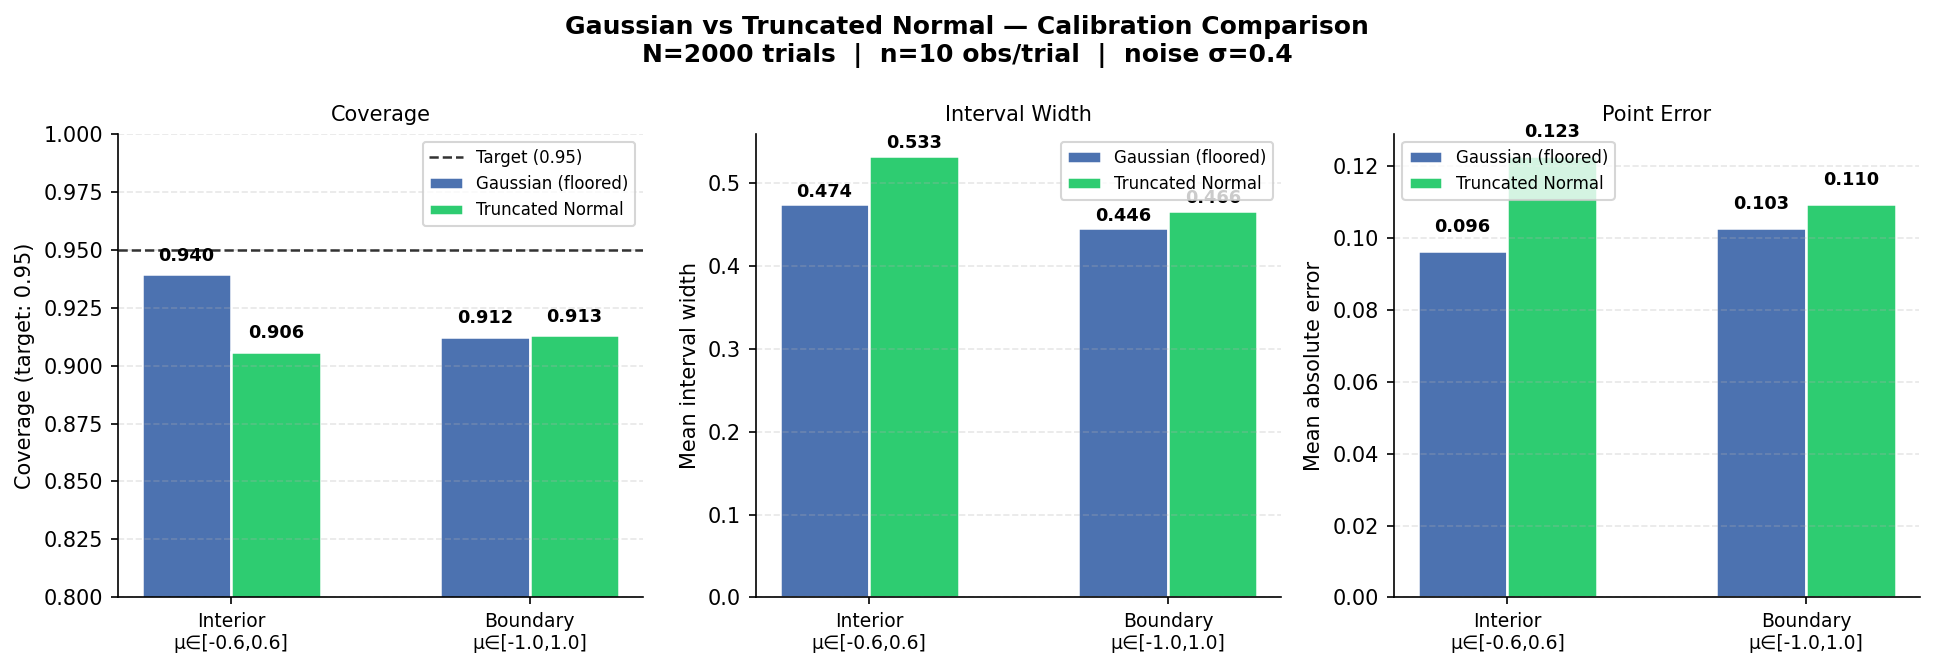

Write the Python code that produced this figure.
"""
scripts/truncated_normal_comparison.py

Compares Gaussian vs truncated Normal Bayesian inference on calibration,
interval width, and point error - across interior and boundary conditions.

THE HYPOTHESIS
--------------
The Gaussian model should undercover near boundaries (data compressed
by clamping → variance underestimated → intervals too narrow).
The truncated Normal corrects for the boundary directly via the
normalising constant Z(μ, σ), and should show improved coverage,
particularly when true μ is close to ±1.

TWO CONDITIONS
--------------
Interior: μ ~ Uniform(-0.6, 0.6) - matches our standard calibration test
Boundary: μ ~ Uniform(-1.0, 1.0) - includes boundary cases

WITHIN EACH: we compare Gaussian (floored) vs truncated Normal.

Run from the project root:
    python scripts/truncated_normal_comparison.py
"""

import os
import logging
import numpy as np
import matplotlib.pyplot as plt

from core.bayesian_model import estimate_market
from core.truncated_normal_model import estimate_market_truncated

logging.disable(logging.WARNING)

# ----- parameters ----------------------------------------------------

N_RUNS    = 2000
N_OBS     = 10
NOISE_STD = 0.4
SEED      = 42

CONDITIONS = [
    ("Interior  μ ∈ [-0.6, 0.6]", -0.6,  0.6),
    ("Boundary  μ ∈ [-1.0, 1.0]", -1.0,  1.0),
]

MODELS = [
    ("Gaussian (floored)",  estimate_market),
    ("Truncated Normal",    estimate_market_truncated),
]

# ----- simulation ----------------------------------------------------

results = {}   # (condition, model) → {coverage, width, error}

for cond_label, mu_lo, mu_hi in CONDITIONS:
    for model_label, fn in MODELS:
        rng   = np.random.default_rng(SEED)
        hits, widths, errors = [], [], []

        for _ in range(N_RUNS):
            true_mu = rng.uniform(mu_lo, mu_hi)
            raw     = rng.normal(true_mu, NOISE_STD, N_OBS)
            scores  = np.clip(raw, -1.0, 1.0).tolist()

            r = fn(scores)

            hits.append(r.lower_bound <= true_mu <= r.upper_bound)
            widths.append(r.upper_bound - r.lower_bound)
            errors.append(abs(r.mean - true_mu))

        results[(cond_label, model_label)] = {
            "coverage": float(np.mean(hits)),
            "width":    float(np.mean(widths)),
            "error":    float(np.mean(errors)),
        }

# ----- print ---------------------------------------------------------

print(f"N={N_RUNS} runs  |  n={N_OBS} obs/run  |  noise σ={NOISE_STD}\n")

for cond_label, mu_lo, mu_hi in CONDITIONS:
    print(f"── {cond_label} ──\n")
    print(f"  {'Model':<26} {'Coverage':>10}  {'Width':>10}  {'Abs error':>10}")
    print("  " + "-" * 60)
    for model_label, _ in MODELS:
        r = results[(cond_label, model_label)]
        cov_flag = " ✓" if abs(r['coverage'] - 0.95) < 0.03 else " ⚠"
        print(f"  {model_label:<26} {r['coverage']:>10.3f}{cov_flag}"
              f"  {r['width']:>10.3f}  {r['error']:>10.3f}")

    # Coverage lift
    g_cov = results[(cond_label, "Gaussian (floored)")]["coverage"]
    t_cov = results[(cond_label, "Truncated Normal")]["coverage"]
    lift  = (t_cov - g_cov) * 100
    print(f"\n  Coverage lift from truncated Normal: {lift:+.1f}pp\n")

# ----- plot ----------------------------------------------------------

fig, axes = plt.subplots(1, 3, figsize=(13, 4.5))
fig.suptitle(
    "Gaussian vs Truncated Normal - Calibration Comparison\n"
    f"N={N_RUNS} trials  |  n={N_OBS} obs/trial  |  noise σ={NOISE_STD}",
    fontsize=12, fontweight="bold",
)

metrics = [
    ("coverage", "Coverage",       "Coverage (target: 0.95)", True),
    ("width",    "Interval Width", "Mean interval width",     False),
    ("error",    "Point Error",    "Mean absolute error",     False),
]

COLORS   = {"Gaussian (floored)": "#4C72B0", "Truncated Normal": "#2ecc71"}
cond_labels = [c[0] for c in CONDITIONS]
x = np.arange(len(cond_labels))
bar_w = 0.3

for ax, (key, title, ylabel, add_target) in zip(axes, metrics):
    for i, (model_label, _) in enumerate(MODELS):
        vals   = [results[(c, model_label)][key] for c in cond_labels]
        offset = (i - 0.5) * bar_w
        bars   = ax.bar(x + offset, vals, bar_w,
                        label=model_label,
                        color=COLORS[model_label],
                        edgecolor="white", linewidth=1.2)
        for bar, v in zip(bars, vals):
            ax.text(bar.get_x() + bar.get_width() / 2,
                    bar.get_height() + 0.004,
                    f"{v:.3f}", ha="center", va="bottom",
                    fontsize=8.5, fontweight="bold")

    if add_target:
        ax.axhline(0.95, color="#333333", linewidth=1.2,
                   linestyle="--", label="Target (0.95)")
        ax.set_ylim(0.80, 1.0)

    ax.set_xticks(x)
    ax.set_xticklabels(["Interior\nμ∈[-0.6,0.6]",
                         "Boundary\nμ∈[-1.0,1.0]"], fontsize=9)
    ax.set_ylabel(ylabel, fontsize=10)
    ax.set_title(title, fontsize=10)
    ax.legend(fontsize=8)
    ax.spines[["top", "right"]].set_visible(False)
    ax.grid(axis="y", linestyle="--", alpha=0.3)

plt.tight_layout()

OUTPUT_PATH = os.path.join(os.path.dirname(__file__), "..", "outputs",
                           "truncated_normal_comparison.png")
os.makedirs(os.path.dirname(OUTPUT_PATH), exist_ok=True)
fig.savefig(OUTPUT_PATH, dpi=150, bbox_inches="tight")
print(f"Saved to {OUTPUT_PATH}")
